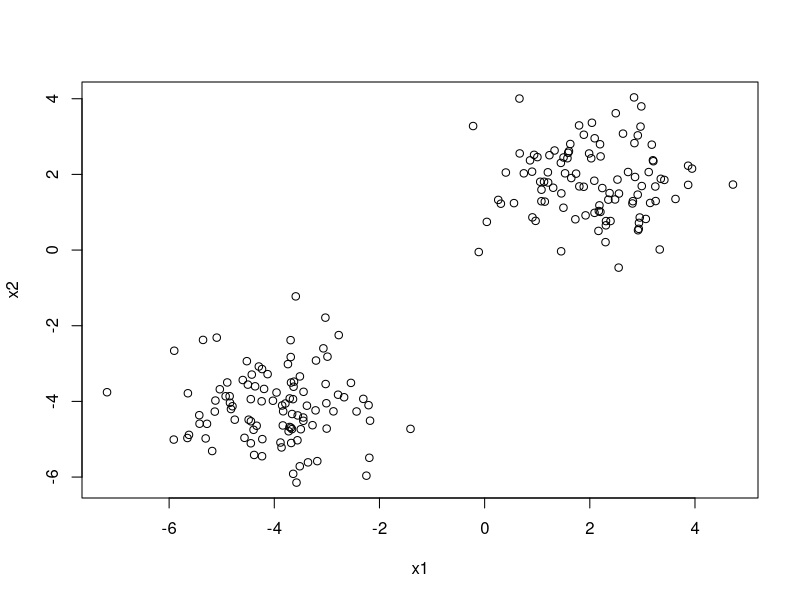

Recreate this plot in R.
## ---- chunk 1
library(mvtnorm)

data1 <- rmvnorm(100, mean = c(2,2), sigma = diag(2))
data2 <- rmvnorm(100, mean = c(-4,-4), sigma = diag(2))

observed.data <- rbind(data1,data2)

## ---- chunk 2

plot(observed.data[,1],observed.data[,2], xlab = "x1", ylab = "x2")


